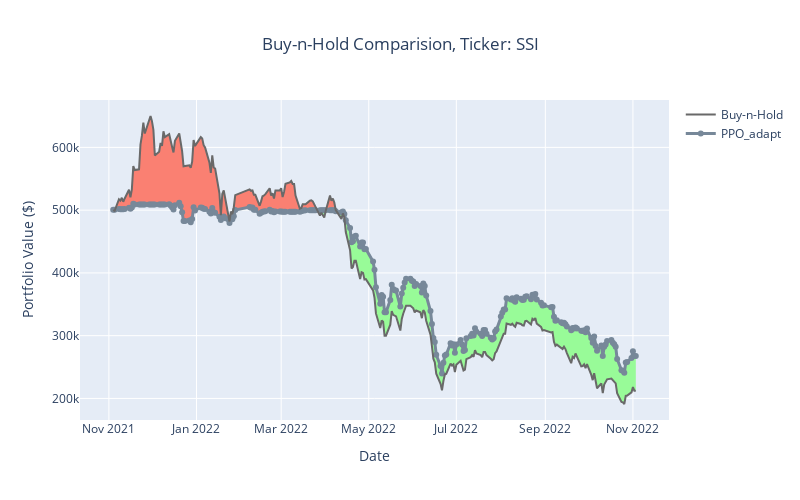

Notebook code for this chart:
### Code cell
# _agent = random_agent
_agent = agent

# evaluate
envs.train(False)
info = play_an_episode(_agent, envs)
df = info["final_info"][0]["final_history"]
returns = df.set_index("time")["portfolio_value"].pct_change()
results = create_performance(returns)
plot_trade_log_v2(df)

buy_and_hold_plot(df, "PPO_adapt", init_cash=envs.envs[0].init_cash)

### Figure 1 — Plotly figure (JSON) as saved in the notebook; plotly's stock layout.template omitted (floating-point values rounded to 4 significant figures; data arrays with more than 128 entries replaced by an {"elided": "..."} marker saying what was removed)
{"data": [{"hoverinfo": "skip", "line": {"color": "rgba(0, 0, 0, 0)", "width": 0}, "opacity": 0, "showlegend": false, "type": "scatter", "x": {"elided": "250 str values"}, "y": {"elided": "250 float values"}}, {"connectgaps": false, "fill": "tonexty", "fillcolor": "palegreen", "hoverinfo": "skip", "line": {"color": "rgba(0, 0, 0, 0)", "width": 0}, "opacity": 0, "showlegend": false, "type": "scatter", "x": {"elided": "250 str values"}, "y": {"elided": "250 float values"}}, {"hoverinfo": "skip", "line": {"color": "rgba(0, 0, 0, 0)", "width": 0}, "opacity": 0, "showlegend": false, "type": "scatter", "x": {"elided": "250 str values"}, "y": {"elided": "250 float values"}}, {"connectgaps": false, "fill": "tonexty", "fillcolor": "salmon", "hoverinfo": "skip", "line": {"color": "rgba(0, 0, 0, 0)", "width": 0}, "opacity": 0, "showlegend": false, "type": "scatter", "x": {"elided": "250 str values"}, "y": {"elided": "250 float values"}}, {"line": {"color": "lightslategray", "width": 3}, "mode": "lines+markers", "name": "PPO_adapt", "showlegend": true, "type": "scatter", "x": {"elided": "250 str values"}, "y": {"elided": "250 float values"}}, {"line": {"color": "dimgray", "width": 2}, "mode": "lines", "name": "Buy-n-Hold", "showlegend": true, "type": "scatter", "x": {"elided": "250 str values"}, "y": {"elided": "250 float values"}}], "layout": {"height": 500, "title": {"text": "Buy-n-Hold Comparision, Ticker: SSI", "x": 0.5}, "width": 800, "xaxis": {"title": {"text": "Date"}}, "yaxis": {"title": {"text": "Portfolio Value ($)"}}}}
